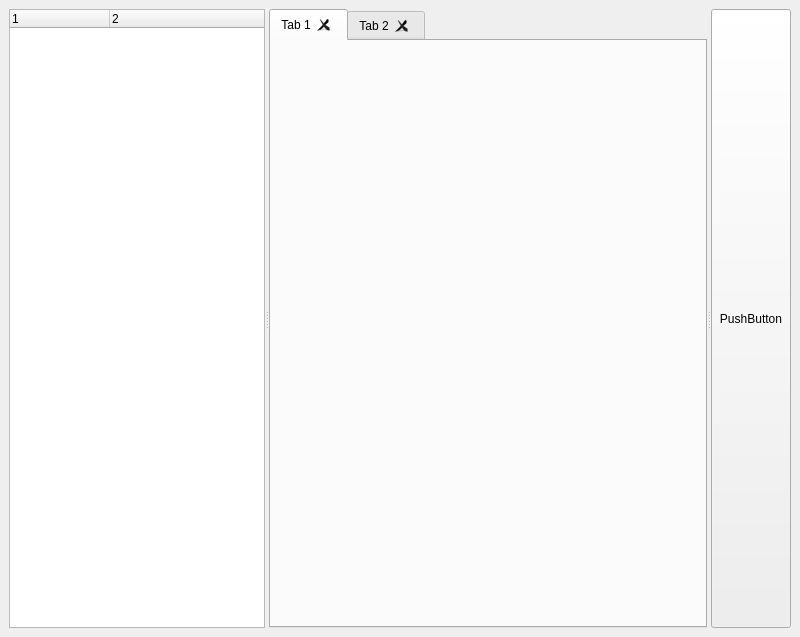
<?xml version="1.0" encoding="UTF-8"?>
<ui version="4.0">
 <class>MainWindow</class>
 <widget class="QMainWindow" name="MainWindow">
  <property name="geometry">
   <rect>
    <x>0</x>
    <y>0</y>
    <width>800</width>
    <height>637</height>
   </rect>
  </property>
  <property name="windowTitle">
   <string>MainWindow</string>
  </property>
  <widget class="QWidget" name="centralwidget">
   <layout class="QHBoxLayout" name="horizontalLayout">
    <item>
     <widget class="QSplitter" name="splitter">
      <property name="sizePolicy">
       <sizepolicy hsizetype="Expanding" vsizetype="Expanding">
        <horstretch>0</horstretch>
        <verstretch>0</verstretch>
       </sizepolicy>
      </property>
      <property name="orientation">
       <enum>Qt::Horizontal</enum>
      </property>
      <property name="childrenCollapsible">
       <bool>false</bool>
      </property>
      <widget class="QTreeWidget" name="treeWidget">
       <property name="enabled">
        <bool>true</bool>
       </property>
       <property name="sizePolicy">
        <sizepolicy hsizetype="Minimum" vsizetype="Expanding">
         <horstretch>0</horstretch>
         <verstretch>0</verstretch>
        </sizepolicy>
       </property>
       <property name="minimumSize">
        <size>
         <width>120</width>
         <height>0</height>
        </size>
       </property>
       <property name="maximumSize">
        <size>
         <width>16777215</width>
         <height>16777215</height>
        </size>
       </property>
       <property name="sizeIncrement">
        <size>
         <width>0</width>
         <height>0</height>
        </size>
       </property>
       <property name="baseSize">
        <size>
         <width>180</width>
         <height>0</height>
        </size>
       </property>
       <property name="columnCount">
        <number>2</number>
       </property>
       <column>
        <property name="text">
         <string notr="true">1</string>
        </property>
       </column>
       <column>
        <property name="text">
         <string notr="true">2</string>
        </property>
       </column>
      </widget>
      <widget class="QTabWidget" name="tabWidget">
       <property name="sizePolicy">
        <sizepolicy hsizetype="Expanding" vsizetype="Expanding">
         <horstretch>6</horstretch>
         <verstretch>0</verstretch>
        </sizepolicy>
       </property>
       <property name="currentIndex">
        <number>0</number>
       </property>
       <property name="tabsClosable">
        <bool>true</bool>
       </property>
       <widget class="QWidget" name="tab">
        <attribute name="title">
         <string>Tab 1</string>
        </attribute>
       </widget>
       <widget class="QWidget" name="tab_2">
        <attribute name="title">
         <string>Tab 2</string>
        </attribute>
       </widget>
      </widget>
      <widget class="QPushButton" name="pushButton">
       <property name="text">
        <string>PushButton</string>
       </property>
      </widget>
     </widget>
    </item>
   </layout>
  </widget>
 </widget>
 <resources/>
 <connections/>
</ui>
